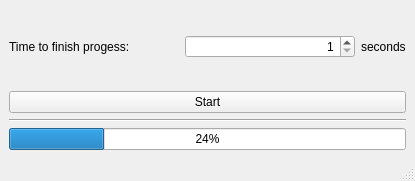
<?xml version="1.0" encoding="UTF-8"?>
<ui version="4.0">
 <class>MainWindow</class>
 <widget class="QMainWindow" name="MainWindow">
  <property name="geometry">
   <rect>
    <x>0</x>
    <y>0</y>
    <width>415</width>
    <height>181</height>
   </rect>
  </property>
  <property name="windowTitle">
   <string>MainWindow</string>
  </property>
  <widget class="QWidget" name="centralwidget">
   <layout class="QVBoxLayout" name="verticalLayout">
    <item>
     <layout class="QHBoxLayout" name="horizontalLayout">
      <item>
       <widget class="QLabel" name="m_labelProgess">
        <property name="text">
         <string>Time to finish progess:</string>
        </property>
       </widget>
      </item>
      <item>
       <widget class="QSpinBox" name="m_spinBoxProgess">
        <property name="alignment">
         <set>Qt::AlignRight|Qt::AlignTrailing|Qt::AlignVCenter</set>
        </property>
        <property name="minimum">
         <number>1</number>
        </property>
        <property name="maximum">
         <number>50</number>
        </property>
       </widget>
      </item>
      <item>
       <widget class="QLabel" name="m_labelseconds">
        <property name="sizePolicy">
         <sizepolicy hsizetype="Maximum" vsizetype="Preferred">
          <horstretch>0</horstretch>
          <verstretch>0</verstretch>
         </sizepolicy>
        </property>
        <property name="text">
         <string>seconds</string>
        </property>
       </widget>
      </item>
     </layout>
    </item>
    <item>
     <widget class="QPushButton" name="m_pushButtonStart">
      <property name="text">
       <string>Start</string>
      </property>
     </widget>
    </item>
    <item>
     <widget class="Line" name="line">
      <property name="orientation">
       <enum>Qt::Horizontal</enum>
      </property>
     </widget>
    </item>
    <item>
     <widget class="QProgressBar" name="m_progressBar">
      <property name="value">
       <number>24</number>
      </property>
     </widget>
    </item>
   </layout>
  </widget>
  <widget class="QMenuBar" name="menubar">
   <property name="geometry">
    <rect>
     <x>0</x>
     <y>0</y>
     <width>415</width>
     <height>21</height>
    </rect>
   </property>
  </widget>
  <widget class="QStatusBar" name="statusbar"/>
 </widget>
 <resources/>
 <connections/>
</ui>
